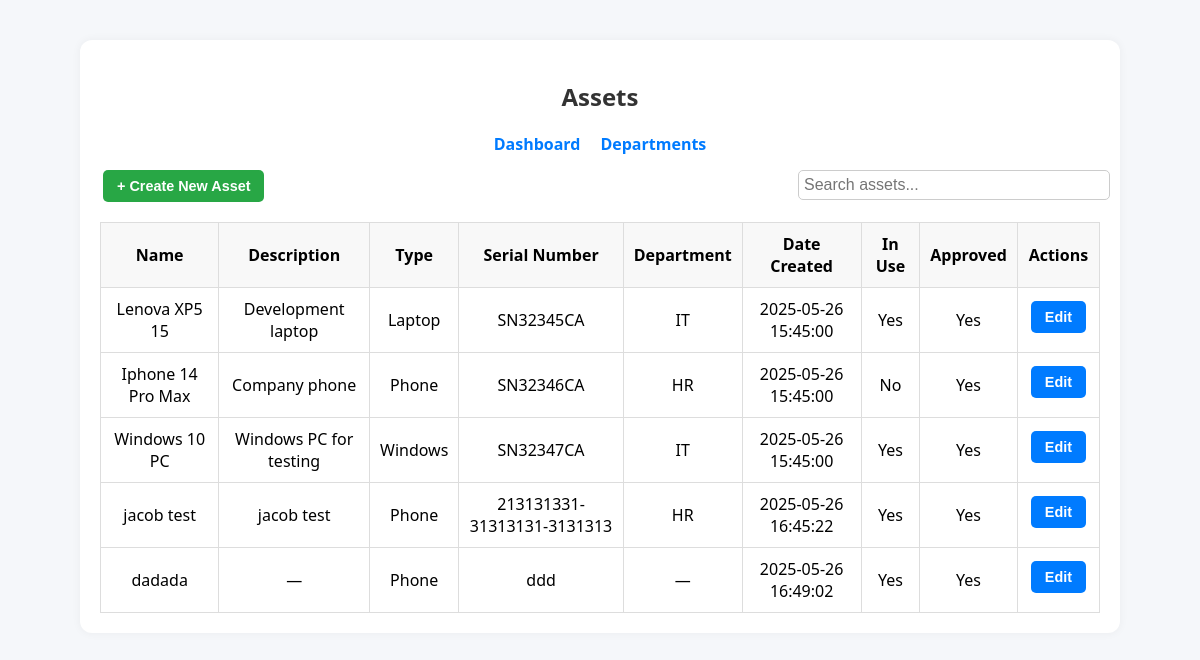
/assets (signed in), run on an earlier commit of the app's database.
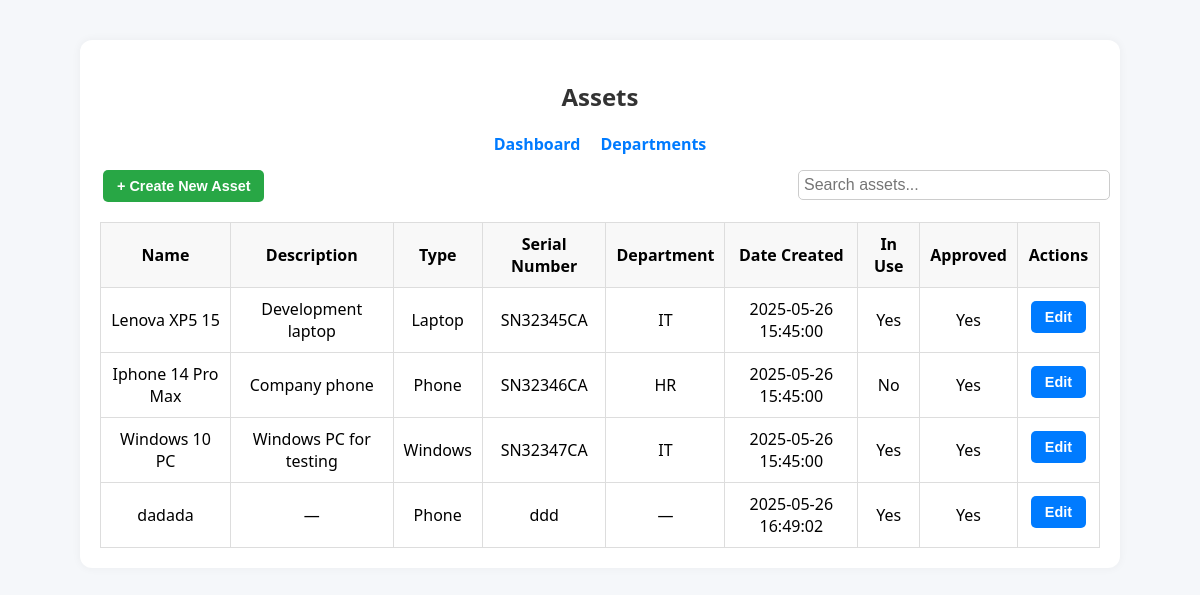
And on a later commit of the database.
### tables this page shows
CREATE TABLE Asset (
        id INTEGER PRIMARY KEY AUTOINCREMENT,
        name TEXT NOT NULL,
        description TEXT,
        type TEXT,
        serial_number TEXT UNIQUE,
        date_created TEXT,
        in_use INTEGER NOT NULL DEFAULT 1,
        approved INTEGER NOT NULL DEFAULT 0,
        owner_id INTEGER,
        department_id INTEGER,
        FOREIGN KEY(owner_id) REFERENCES User(id),
        FOREIGN KEY(department_id) REFERENCES Department(id)
    );

CREATE TABLE Department (
        id INTEGER PRIMARY KEY AUTOINCREMENT,
        name TEXT NOT NULL
    );

### app.py (the view)
@app.route('/assets')
@login_required
def assets():
    user = current_user()
    connection = get_db()
    cursor = connection.cursor()
    if user['role'] == 'Admin':
         cursor.execute('''
            SELECT a.*, u.username AS owner_username, d.name AS department_name
            FROM Asset a
            LEFT JOIN User u ON a.owner_id = u.id
            LEFT JOIN Department d ON a.department_id = d.id
        ''')
    else:
        cursor.execute('''
            SELECT a.*, u.username AS owner_username, d.name AS department_name
            FROM Asset a
            LEFT JOIN User u ON a.owner_id = u.id
            LEFT JOIN Department d ON a.department_id = d.id
            WHERE a.owner_id = ?
        ''', (user['id'],))
    assets = cursor.fetchall()
    cursor.execute("SELECT * FROM Department")
    departments = cursor.fetchall()
    cursor.execute("SELECT id, username FROM User ORDER BY username ASC")
    users = cursor.fetchall()
    return render_template('assets.html', assets=assets, user=user, departments=departments, users=users)

### app.py (called while the page is built)
def get_db():
    if 'db' not in g:
        g.db = sql.connect(app.config['DATABASE'])
        g.db.row_factory = sql.Row
    return g.db

def query_db(query, args=(), one=False):
    cursor = get_db().execute(query, args)
    rv = cursor.fetchall()
    cursor.close()
    return (rv[0] if rv else None) if one else rv

def current_user():
    if 'user_id' in session:
        return query_db('SELECT * FROM User WHERE id = ?', [session['user_id']], one=True)
    return None

def login_required(f):
    @wraps(f)
    def decorated_function(*args, **kwargs):
        if 'user_id' not in session:
            flash('Please log in to access this page.', 'warning')
            return redirect(url_for('login'))
        return f(*args, **kwargs)
    return decorated_function

### templates/assets.html (shortened to what this page needs)
<!DOCTYPE html>
<html lang="en">
  <head>
    <link
      rel="stylesheet"
      href="{{ url_for('static', filename='css/style.css') }}"
    />
    <link
      rel="stylesheet"
      href="{{ url_for('static', filename='css/assets.css') }}"
    />
  </head>
  <body>
    <div class="assets-container">
      <h2 class="text-center">Assets</h2>
      <nav class="nav-links">
        <a href="{{ url_for('dashboard') }}">Dashboard</a>
        <a href="{{ url_for('departments') }}">Departments</a>
      </nav>
      <button class="btn btn-create" id="openCreateModal">
        + Create New Asset
      </button>
      <input type="text" id="searchBar" placeholder="Search assets..." />
      <table>
        <thead>
          <tr>
            <th>Name</th>
            <th>Description</th>
            <th>Type</th>
            <th>Serial Number</th>
            <th>Department</th>
            <th>Date Created</th>
            <th>In Use</th>
            <th>Approved</th>
            <th>Actions</th>
          </tr>
        </thead>
        <tbody>
          {% for asset in assets %}
          <tr>
            <td>{{ asset['name'] }}</td>
            <td>{{ asset['description'] or '—' }}</td>
            <td>{{ asset['type'] or '—' }}</td>
            <td>{{ asset['serial_number'] or '—' }}</td>
            <td>{{ asset['department_name'] or '—' }}</td>
            <td>{{ asset['date_created'] }}</td>
            <td>{{ 'Yes' if asset['in_use'] else 'No' }}</td>
            <td>{{ 'Yes' if asset['approved'] else 'No' }}</td>
            <td>
               {% if user['role'] == 'Admin' or asset['owner_id'] ==
              user['id'] %}
              <button
                class="btn btn-edit"
                data-id="{{ asset['id'] }}"
                data-name="{{ asset['name'] }}"
                data-description="{{ asset['description'] }}"
                data-type="{{ asset['type'] }}"
                data-serial="{{ asset['serial_number'] }}"
                data-department="{{ asset['department_id'] or '' }}"
                data-inuse="{{ asset['in_use'] }}"
                data-approved="{{ asset['approved'] }}"
                data-userid="{{ asset['owner_id'] }}"
                id="editBtn-{{ asset['id'] }}"
              >
                Edit
              </button>
              {% endif %}
            </td>
          </tr>
          {% else %}
          <tr>
            <td colspan="9">No assets found.</td>
          </tr>
          {% endfor %}
        </tbody>
      </table>
    </div>
  </body>
</html>

### static/css/style.css (style rules this page uses)
body { font-family: "Segoe UI", Tahoma, Geneva, Verdana, sans-serif; background: #f5f7fa; display: flex; align-items: center; justify-content: center; margin: 0; }
h2 { text-align: center; color: #333; }
.nav-links { display: flex; justify-content: center; gap: 20px; margin-bottom: 15px; }
.nav-links a { text-decoration: none; color: #007bff; font-weight: bold; }
input[type="text"], input[type="password"] { padding: 10px; margin-bottom: 15px; border: 1px solid #ccc; border-radius: 5px; }
button { padding: 10px; background-color: #007bff; color: white; border: none; border-radius: 5px; cursor: pointer; }
a { color: #007bff; text-decoration: none; }

### static/css/assets.css (style rules this page uses)
.assets-container { max-width: 1000px; margin: 40px auto; padding: 20px; background: #fff; border-radius: 12px; box-shadow: 0 0 10px rgba(0, 0, 0, 0.05); position: relative; }
table { width: 100%; border-collapse: collapse; margin-top: 20px; }
th, td { padding: 10px; border: 1px solid #ddd; text-align: center; }
th { background: #f8f8f8; }
.btn { padding: 8px 14px; margin: 0 3px; border: none; border-radius: 5px; cursor: pointer; font-weight: 600; font-size: 0.9rem; }
.btn-create { background-color: #28a745; color: white; }
.btn-edit { background-color: #007bff; color: white; margin-bottom: 6px; }
#searchBar { margin-bottom: 10px; padding: 5px; width: 300px; font-size: 16px; position: absolute; right: 10px; }

What changed in the data, as far as the page shows it:
removed Asset: name "jacob test", description "jacob test", type "Phone", serial_number "213131331-31313131-3131313", name "HR", date_created "2025-05-26 16:45:22", in_use "Yes", approved "Yes"
